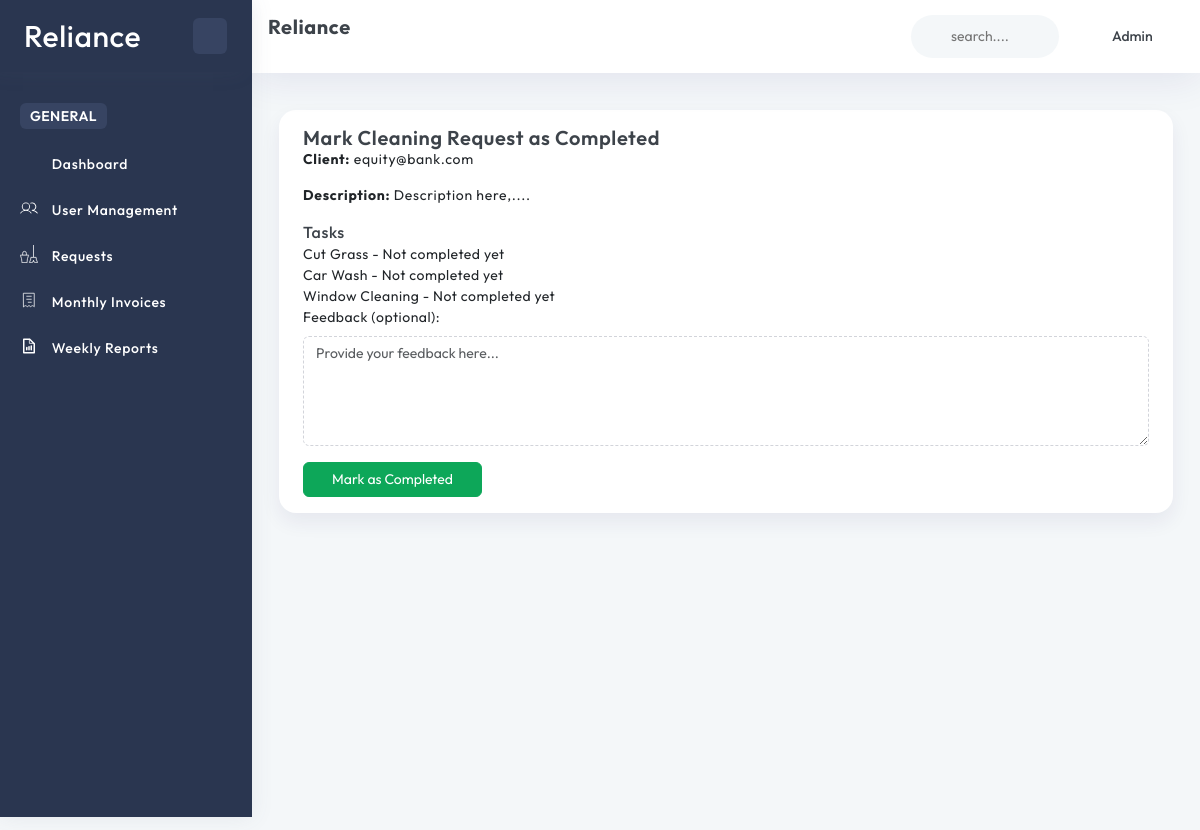
/cleanup-request/4/complete/ (signed in), run on the app's committed database.
### account/models.py (models this page shows, shortened)
class User(AbstractBaseUser, PermissionsMixin):
    ROLE_CHOICES = (
        ('Admin', 'Admin'),
        ('Client', 'Client'),
        ('Supervisor', 'Supervisor'),
        ('Cleaner', 'Cleaner'),
    )
    GENDER_CHOICES = (
        ('Male', 'Male'),
        ('Female', 'Female'),
    )
    name = models.CharField(max_length=255)
    role = models.CharField(max_length=30, choices=ROLE_CHOICES)
    email = models.EmailField(unique=True, null=True, blank=True)
    phone_number = models.CharField(max_length=15, unique=True, null=True, blank=True)
    nid = models.CharField(max_length=15, unique=True, null=True, blank=True)
    dob = models.DateField(null=True, blank=True)
    profession = models.CharField(max_length=15, null=True, blank=True)
    image = ProcessedImageField(
        upload_to=user_image_path,
        processors=[ResizeToFill(720, 720)],
        format='JPEG',
        options={'quality': 90},
        null=True,
        blank=True,
    )
    gender = models.CharField(max_length=6, choices=GENDER_CHOICES, null=True, blank=True)
    slug = models.SlugField(unique=True, max_length=255, null=True, blank=True)
    address = models.TextField(null=True, blank=True)
    added_by = models.ForeignKey('self', on_delete=models.CASCADE, null=True, blank=True, related_name='added_users')
    is_active = models.BooleanField(default=True)
    is_staff = models.BooleanField(default=False)
    created_at = models.DateTimeField(default=timezone.now)
    updated_at = models.DateTimeField(auto_now=True)
    objects = CustomUserManager()
    USERNAME_FIELD = 'email'
    REQUIRED_FIELDS = ['name', 'role']
    def __str__(self):
        return self.email if self.email else self.name

### home/models.py (models this page shows, shortened)
class CleanupRequest(models.Model):
    STATUS_CHOICES = [
        ('Pending', 'Pending'),
        ('Approved', 'Approved'),
        ('Rejected', 'Rejected'),
    ]
    client = models.ForeignKey(User, on_delete=models.CASCADE, related_name='cleanup_requests')
    supervisor = models.ForeignKey(User, on_delete=models.SET_NULL, null=True, blank=True, related_name='assigned_cleanup_requests')
    status = models.CharField(max_length=10, choices=STATUS_CHOICES, default='Pending')
    description = models.TextField()
    requested_at = models.CharField(max_length=40, null=True, blank=True)
    approved_at = models.DateTimeField(null=True, blank=True)
    completed_at = models.DateTimeField(null=True, blank=True)
    invoice = models.FileField(upload_to='invoices/', null=True, blank=True)
    feedback = models.TextField(null=True, blank=True)
    supervisor_report = models.FileField(upload_to='reports/', null=True, blank=True)
    added_by = models.ForeignKey(User, on_delete=models.CASCADE, related_name='requests_added', null=True, blank=True)
    modified_by = models.ForeignKey(User, on_delete=models.CASCADE, related_name='requests_modified', null=True, blank=True)
    delete_status = models.BooleanField(default=False)
    created_at = models.DateTimeField(default=timezone.now)
    updated_at = models.DateTimeField(auto_now=True)

class Task(models.Model):
    cleanup_request = models.ForeignKey(CleanupRequest, on_delete=models.CASCADE, related_name='tasks')
    name = models.CharField(max_length=255, null=True, blank=True)
    cleaners = models.ManyToManyField(User, related_name='tasks_assigned', blank=True)
    assigned_at = models.DateTimeField(null=True, blank=True)
    completed_at = models.DateTimeField(null=True, blank=True)
    added_by = models.ForeignKey(User, on_delete=models.CASCADE, related_name='tasks_added', null=True, blank=True)
    modified_by = models.ForeignKey(User, on_delete=models.CASCADE, related_name='tasks_modified', null=True, blank=True)
    delete_status = models.BooleanField(default=False)
    created_at = models.DateTimeField(default=timezone.now)
    updated_at = models.DateTimeField(auto_now=True)

### home/views.py (the view, shortened to what this page needs)
# urls.py: path('cleanup-request/<int:cleanup_request_id>/complete/', markCleanupRequestComplete, name='markCleanupRequestComplete'),
@login_required
def markCleanupRequestComplete(request, cleanup_request_id):
    cleanupRequest = get_object_or_404(CleanupRequest, id=cleanup_request_id, delete_status=False)
    user = request.user
    has_permission = False
    if user.is_superuser:
        has_permission = True
    elif user.role == 'Admin':
        has_permission = True
    elif user.role == 'Supervisor':
        if cleanupRequest.supervisor == user:
            has_permission = True
    elif user.role == 'Client':
        if cleanupRequest.client == user:
            has_permission = True
    if not has_permission:
        messages.error(request, "You are not authorized to perform this action.")
        return redirect('base:getCleanupRequests')
    tasks = Task.objects.filter(cleanup_request=cleanupRequest, delete_status=False)
    context = {
        'cleanupRequest': cleanupRequest,
        'tasks': tasks,
    }
    return render(request, 'cleanuprequest/complete.html', context)

### templates/cleanuprequest/complete.html (shortened to what this page needs)
{% extends 'layouts/app.html' %}
{% block content %}
<div class="container-fluid">
    <div class="row">
        <div class="col-sm-12">
            <div class="card">
                <div class="card-body">
                    <h4>Mark Cleaning Request as Completed</h4>
                    <p><strong>Client:</strong> {{ cleanupRequest.client }}</p>
                    <p><strong>Description:</strong> {{ cleanupRequest.description }}</p>
                    <h5>Tasks</h5>
                    <ul>
                        {% for task in tasks %}
                            <li>{{ task.name }} - {% if task.completed_at %} Completed at {{ task.completed_at }} {% else %} Not completed yet {% endif %}</li>
                        {% endfor %}
                    </ul>
                    <form method="post">
                        <div class="form-group">
                            <label for="feedback">Feedback (optional):</label>
                            <textarea name="feedback" id="feedback" class="form-control" rows="4" placeholder="Provide your feedback here..."></textarea>
                        </div>
                        <button type="submit" class="btn btn-success mt-3">Mark as Completed</button>
                    </form>
                </div>
            </div>
        </div>
    </div>
</div>
{% endblock %}

### templates/inc/header.html (shortened to what this page needs)
{% load static %}
<div class="page-header row">
    <div class="col-4 col-xl-4 page-title">
        <h4 class="f-w-700">Reliance</h4>
    </div>
    <div class="header-wrapper col m-0">
        <div class="row">
            <div class="nav-right col-xxl-8 col-xl-6 col-md-7 col-8 pull-right right-header p-0 ms-auto">
                <ul class="nav-menus">
                    <li>
                        <div class="form-group w-100">
                            <div class="Typeahead Typeahead--twitterUsers">
                                <div class="u-posRelative d-flex align-items-center">
                                    <svg class="search-bg svg-color">
                                        <use href="{% static 'svg/icon-sprite.svg#search' %}"></use>
                                    </svg>
                                    <input class="demo-input py-0 Typeahead-input form-control-plaintext w-100" type="text" placeholder="search...." name="q" title="">
                                </div>
                            </div>
                        </div>
                    </li>
                    <li class="profile-nav onhover-dropdown px-0 py-0">
                        <div class="d-flex profile-media align-items-center">
                            <div class="flex-grow-1">
                                <span>
                                    {{ request.user.name }}
                                </span>
                            </div>
                        </div>
                    </li>
                </ul>
            </div>
        </div>
    </div>
</div>

### data on the page
User: user.name "Admin"
CleanupRequest: client "equity@bank.com", description "Description here,...."
Task: name "Cut Grass", shows "Not completed yet"
Task: name "Car Wash", shows "Not completed yet"
Task: name "Window Cleaning", shows "Not completed yet"
